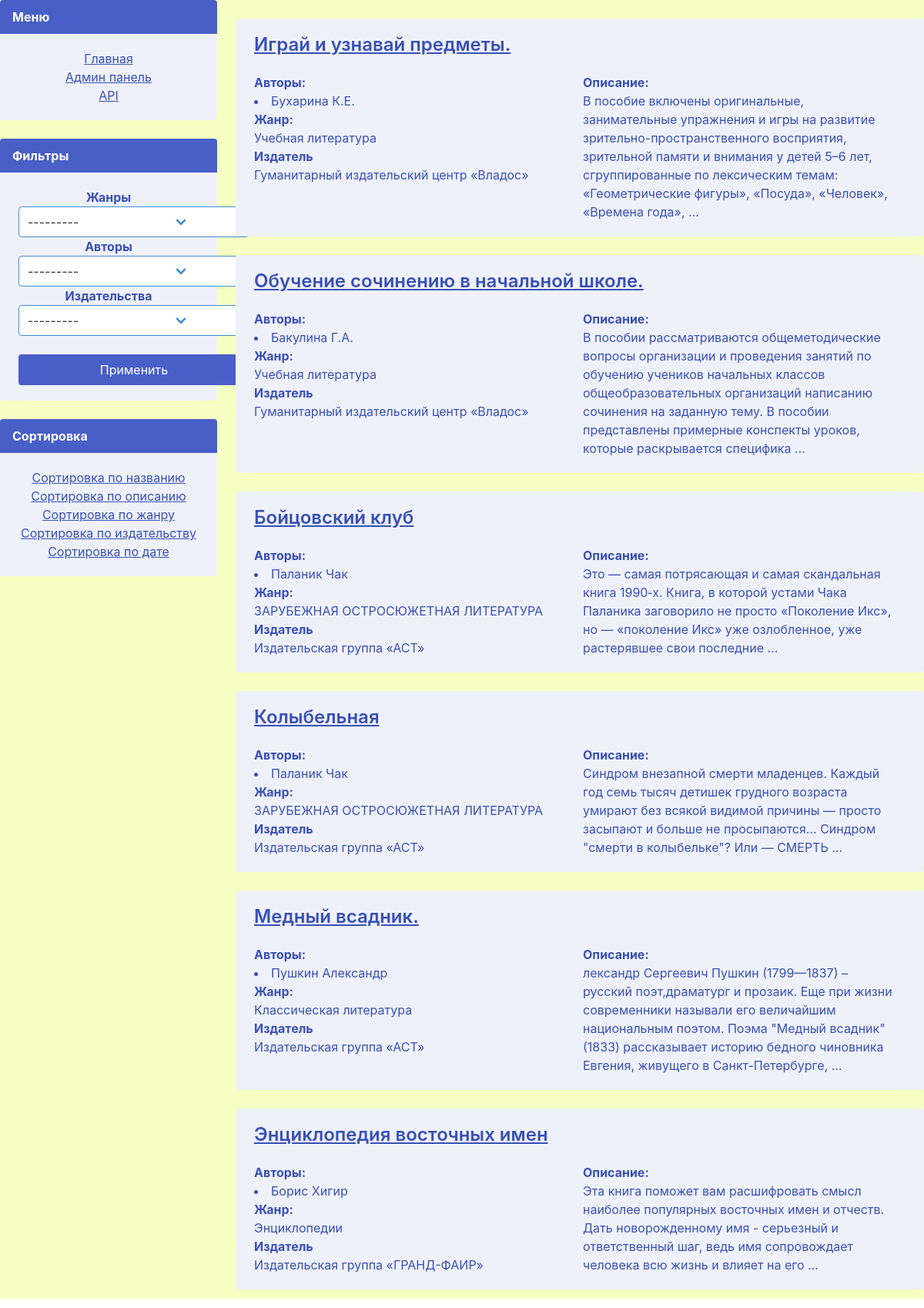
The page /?ord=publisher on the database its author committed.
### web_client/models.py (models this page shows, shortened)
class Book(models.Model):
    title = models.CharField(
        max_length=250, unique=True, verbose_name="Название")
    slug = models.SlugField(max_length=250, unique=True, verbose_name="URL")
    description = models.TextField()
    author = models.ManyToManyField(
        Author, related_name="books")
    genre = models.ForeignKey(
        Genre, related_name='books', on_delete=models.CASCADE, null=True)
    publisher = models.ForeignKey(
        Publisher, related_name='books', on_delete=models.CASCADE, null=True)
    publication_date = models.DateField(default=datetime.now)
    class Meta:
        ordering = ('title',)

class BaseModel(models.Model):
    name = models.CharField(max_length=250, unique=True,
                            verbose_name="имя/название")
    slug = models.SlugField(max_length=250, unique=True, verbose_name="URL")
    description = models.TextField()
    class Meta:
        abstract = True
        ordering = ('name',)
    def __str__(self) -> str:
        return self.name

class Author(BaseModel):
    is_alive = models.BooleanField(default=True)

class Genre(BaseModel):
    pass

class Publisher(BaseModel):
    pass

### web_client/views/index.py (the view)
# urls.py: path('', views.index, name='index'),
def index(request):
    context = ContextFactory().get_context(HendlerName.INDEX, request)
    return render(request ,"index.html", context=context)

### web_client/forms.py
class FilterForms(forms.Form):
    genre = forms.ModelChoiceField(queryset=ReceiverData(
        model_name=ModelName.GENRE).get_all(), required=False)
    publisher = forms.ModelChoiceField(queryset=ReceiverData(
        model_name=ModelName.PUBLISHER).get_all(), required=False)
    author = forms.ModelChoiceField(queryset=ReceiverData(
        model_name=ModelName.AUTHOR).get_all(), required=False)

### core/context_factories.py (called while the page is built)
    def index_context(self, request) -> dict:
        return {
            "books": ReceiverData(ModelName.BOOK).get_with_terms(request),
            "sort_options": SORT_OPTION,
            "form" : FilterForms(),
            "filter" : True,
        }

### core/receive_data.py (called while the page is built)
    def get_all(self):
        return self.model.objects.all()

    def get_with_terms(self, request) -> QuerySet:
        kit: QuerySet = self.get_all()
        ordering = request.GET.get('ord', None)
        if ordering:
            kit = kit.order_by(ordering)
        return kit

### web_client/templates/index.html (shortened to what this page needs)
{% extends "base.html" %}
{% block content %}
{% load static %}
<div id="contetnt" >
    <br>
    {% for book in books %}
    <div class="notification is-link is-light">
        <h1 class="title is-4"><a href="#">{{book.title}}</a></h1>
        <div class="columns">
            <div class="column">
                <strong>Авторы:</strong>
                <p>
                    <il>
                    {% for author in book.author.all %}
                        <li>{{author.name}}</li>
                    {% endfor %}
                    </il>
                </p>
            <strong>Жанр:</strong>
                <p> {{book.genre.name}}</p>
            <strong> Издатель</strong>
                <p> {{book.publisher.name}}</p>
            </div>
            <div class="column">
                <strong>Описание:</strong>
                <p> {{book.description|truncatewords:30}}</p>
            </div>
        </div>
    </div>
    {% endfor %}
</div>
{% endblock %}

### web_client/static/css/main.css (style rules this page uses)
body { background-color: rgb(246, 255, 193); background-size: 100%; min-height: 1000px; }
select { width: 100%; min-width: 300px; }

### rows shown on the page
Book: title "Играй и узнавай предметы.", genre.name "Учебная литература", publisher.name "Гуманитарный издательский центр «Владос»", description "В пособие включены оригинальные, занимательные упражнения и игры на развитие зрительно-пространственного восприятия, зрительной памяти и внимания у детей 5–6 лет, сгруппированные по лексическим темам: «Геометрические фигуры», «Посуда», «Человек», «Времена года», …"
Author: name "Бухарина К.Е."
Book: title "Обучение сочинению в начальной школе.", genre.name "Учебная литература", publisher.name "Гуманитарный издательский центр «Владос»", description "В пособии рассматриваются общеметодические вопросы организации и проведения занятий по обучению учеников начальных классов общеобразовательных организаций написанию сочинения на заданную тему. В пособии представлены примерные конспекты уроков, которые раскрывается специфика …"
Author: name "Бакулина Г.А."
Book: title "Бойцовский клуб", genre.name "ЗАРУБЕЖНАЯ ОСТРОСЮЖЕТНАЯ ЛИТЕРАТУРА", publisher.name "Издательская группа «АСТ»", description "Это — самая потрясающая и самая скандальная книга 1990‑х. Книга, в которой устами Чака Паланика заговорило не просто «Поколение Икс», но — «поколение Икс» уже озлобленное, уже растерявшее свои последние …"
Author: name "Паланик Чак"
Book: title "Колыбельная", genre.name "ЗАРУБЕЖНАЯ ОСТРОСЮЖЕТНАЯ ЛИТЕРАТУРА", publisher.name "Издательская группа «АСТ»", description "Синдром внезапной смерти младенцев. Каждый год семь тысяч детишек грудного возраста умирают без всякой видимой причины — просто засыпают и больше не просыпаются… Синдром \"смерти в колыбельке\"? Или — СМЕРТЬ …"
Book: title "Медный всадник.", genre.name "Классическая литература", publisher.name "Издательская группа «АСТ»", description "лександр Сергеевич Пушкин (1799—1837) – русский поэт,драматург и прозаик. Еще при жизни современники называли его величайшим национальным поэтом. Поэма \"Медный всадник\" (1833) рассказывает историю бедного чиновника Евгения, живущего в Санкт-Петербурге, …"
Author: name "Пушкин Александр"
Book: title "Энциклопедия восточных имен", genre.name "Энциклопедии", publisher.name "Издательская группа «ГРАНД-ФАИР»", description "Эта книга поможет вам расшифровать смысл наиболее популярных восточных имен и отчеств. Дать новорожденному имя - серьезный и ответственный шаг, ведь имя сопровождает человека всю жизнь и влияет на его …"
Author: name "Борис Хигир"

### other values the page prints
{{ item.title }} "Сортировка по названию" "Сортировка по описанию" "Сортировка по жанру" "Сортировка по издательству" "Сортировка по дате"
